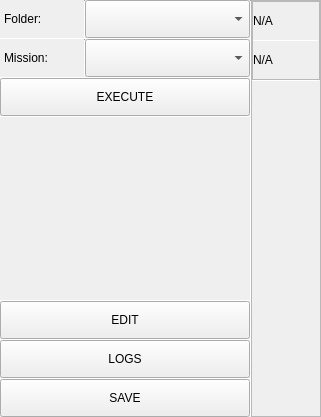
         <widget class="QWidget" name="msnSelectPage">
          <layout class="QVBoxLayout" name="verticalLayout_5">
           <property name="spacing">
            <number>0</number>
           </property>
           <property name="leftMargin">
            <number>0</number>
           </property>
           <property name="topMargin">
            <number>0</number>
           </property>
           <property name="rightMargin">
            <number>0</number>
           </property>
           <property name="bottomMargin">
            <number>0</number>
           </property>
           <item>
            <widget class="QFrame" name="centeringFrame">
             <property name="frameShape">
              <enum>QFrame::Shape::NoFrame</enum>
             </property>
             <property name="frameShadow">
              <enum>QFrame::Shadow::Raised</enum>
             </property>
             <layout class="QHBoxLayout" name="horizontalLayout_4">
              <property name="spacing">
               <number>0</number>
              </property>
              <property name="leftMargin">
               <number>0</number>
              </property>
              <property name="topMargin">
               <number>0</number>
              </property>
              <property name="rightMargin">
               <number>0</number>
              </property>
              <property name="bottomMargin">
               <number>0</number>
              </property>
              <item>
               <widget class="QFrame" name="mission_selector_frame">
                <property name="minimumSize">
                 <size>
                  <width>250</width>
                  <height>0</height>
                 </size>
                </property>
                <property name="maximumSize">
                 <size>
                  <width>250</width>
                  <height>16777215</height>
                 </size>
                </property>
                <property name="frameShape">
                 <enum>QFrame::Shape::NoFrame</enum>
                </property>
                <property name="frameShadow">
                 <enum>QFrame::Shadow::Raised</enum>
                </property>
                <layout class="QVBoxLayout" name="verticalLayout_12">
                 <property name="spacing">
                  <number>0</number>
                 </property>
                 <property name="leftMargin">
                  <number>0</number>
                 </property>
                 <property name="topMargin">
                  <number>0</number>
                 </property>
                 <property name="rightMargin">
                  <number>0</number>
                 </property>
                 <property name="bottomMargin">
                  <number>0</number>
                 </property>
                 <item>
                  <widget class="QFrame" name="folder_combobox_container">
                   <property name="minimumSize">
                    <size>
                     <width>0</width>
                     <height>38</height>
                    </size>
                   </property>
                   <property name="maximumSize">
                    <size>
                     <width>16777215</width>
                     <height>16777215</height>
                    </size>
                   </property>
                   <property name="frameShape">
                    <enum>QFrame::Shape::NoFrame</enum>
                   </property>
                   <property name="frameShadow">
                    <enum>QFrame::Shadow::Raised</enum>
                   </property>
                   <layout class="QHBoxLayout" name="horizontalLayout_6">
                    <property name="spacing">
                     <number>0</number>
                    </property>
                    <property name="leftMargin">
                     <number>4</number>
                    </property>
                    <property name="topMargin">
                     <number>0</number>
                    </property>
                    <property name="rightMargin">
                     <number>0</number>
                    </property>
                    <property name="bottomMargin">
                     <number>0</number>
                    </property>
                    <item>
                     <widget class="QLabel" name="label_2">
                      <property name="minimumSize">
                       <size>
                        <width>80</width>
                        <height>0</height>
                       </size>
                      </property>
                      <property name="maximumSize">
                       <size>
                        <width>80</width>
                        <height>16777215</height>
                       </size>
                      </property>
                      <property name="text">
                       <string>Folder:</string>
                      </property>
                     </widget>
                    </item>
                    <item>
                     <widget class="Line" name="line_7">
                      <property name="maximumSize">
                       <size>
                        <width>1</width>
                        <height>16777215</height>
                       </size>
                      </property>
                      <property name="orientation">
                       <enum>Qt::Orientation::Vertical</enum>
                      </property>
                     </widget>
                    </item>
                    <item>
                     <widget class="QComboBox" name="msn_folder_comboBox">
                      <property name="minimumSize">
                       <size>
                        <width>0</width>
                        <height>38</height>
                       </size>
                      </property>
                      <property name="maximumSize">
                       <size>
                        <width>16777215</width>
                        <height>38</height>
                       </size>
                      </property>
                      <property name="cursor">
                       <cursorShape>PointingHandCursor</cursorShape>
                      </property>
                     </widget>
                    </item>
                   </layout>
                  </widget>
                 </item>
                 <item>
                  <widget class="Line" name="line_5">
                   <property name="minimumSize">
                    <size>
                     <width>0</width>
                     <height>1</height>
                    </size>
                   </property>
                   <property name="maximumSize">
                    <size>
                     <width>16777215</width>
                     <height>1</height>
                    </size>
                   </property>
                   <property name="orientation">
                    <enum>Qt::Orientation::Horizontal</enum>
                   </property>
                  </widget>
                 </item>
                 <item>
                  <widget class="QFrame" name="msn_combobox_container">
                   <property name="minimumSize">
                    <size>
                     <width>0</width>
                     <height>38</height>
                    </size>
                   </property>
                   <property name="maximumSize">
                    <size>
                     <width>16777215</width>
                     <height>16777215</height>
                    </size>
                   </property>
                   <property name="frameShape">
                    <enum>QFrame::Shape::NoFrame</enum>
                   </property>
                   <property name="frameShadow">
                    <enum>QFrame::Shadow::Raised</enum>
                   </property>
                   <layout class="QHBoxLayout" name="horizontalLayout_5">
                    <property name="spacing">
                     <number>0</number>
                    </property>
                    <property name="leftMargin">
                     <number>4</number>
                    </property>
                    <property name="topMargin">
                     <number>0</number>
                    </property>
                    <property name="rightMargin">
                     <number>0</number>
                    </property>
                    <property name="bottomMargin">
                     <number>0</number>
                    </property>
                    <item>
                     <widget class="QLabel" name="label_3">
                      <property name="minimumSize">
                       <size>
                        <width>80</width>
                        <height>0</height>
                       </size>
                      </property>
                      <property name="maximumSize">
                       <size>
                        <width>80</width>
                        <height>16777215</height>
                       </size>
                      </property>
                      <property name="text">
                       <string>Mission:</string>
                      </property>
                     </widget>
                    </item>
                    <item>
                     <widget class="Line" name="line_6">
                      <property name="minimumSize">
                       <size>
                        <width>1</width>
                        <height>0</height>
                       </size>
                      </property>
                      <property name="maximumSize">
                       <size>
                        <width>1</width>
                        <height>16777215</height>
                       </size>
                      </property>
                      <property name="orientation">
                       <enum>Qt::Orientation::Vertical</enum>
                      </property>
                     </widget>
                    </item>
                    <item>
                     <widget class="QComboBox" name="msn_combobox">
                      <property name="minimumSize">
                       <size>
                        <width>0</width>
                        <height>38</height>
                       </size>
                      </property>
                      <property name="maximumSize">
                       <size>
                        <width>16777215</width>
                        <height>38</height>
                       </size>
                      </property>
                      <property name="cursor">
                       <cursorShape>PointingHandCursor</cursorShape>
                      </property>
                     </widget>
                    </item>
                   </layout>
                  </widget>
                 </item>
                 <item>
                  <widget class="Line" name="line_4">
                   <property name="minimumSize">
                    <size>
                     <width>0</width>
                     <height>1</height>
                    </size>
                   </property>
                   <property name="maximumSize">
                    <size>
                     <width>16777215</width>
                     <height>1</height>
                    </size>
                   </property>
                   <property name="orientation">
                    <enum>Qt::Orientation::Horizontal</enum>
                   </property>
                  </widget>
                 </item>
                 <item>
                  <widget class="QPushButton" name="execute_btn">
                   <property name="minimumSize">
                    <size>
                     <width>0</width>
                     <height>38</height>
                    </size>
                   </property>
                   <property name="maximumSize">
                    <size>
                     <width>16777215</width>
                     <height>38</height>
                    </size>
                   </property>
                   <property name="cursor">
                    <cursorShape>PointingHandCursor</cursorShape>
                   </property>
                   <property name="toolTip">
                    <string>Execute current selected mission</string>
                   </property>
                   <property name="text">
                    <string>EXECUTE</string>
                   </property>
                  </widget>
                 </item>
                 <item>
                  <widget class="Line" name="line_8">
                   <property name="minimumSize">
                    <size>
                     <width>0</width>
                     <height>1</height>
                    </size>
                   </property>
                   <property name="maximumSize">
                    <size>
                     <width>16777215</width>
                     <height>1</height>
                    </size>
                   </property>
                   <property name="orientation">
                    <enum>Qt::Orientation::Horizontal</enum>
                   </property>
                  </widget>
                 </item>
                 <item>
                  <spacer name="verticalSpacer_3">
                   <property name="orientation">
                    <enum>Qt::Orientation::Vertical</enum>
                   </property>
                   <property name="sizeHint" stdset="0">
                    <size>
                     <width>20</width>
                     <height>40</height>
                    </size>
                   </property>
                  </spacer>
                 </item>
                 <item>
                  <widget class="Line" name="line_14">
                   <property name="minimumSize">
                    <size>
                     <width>0</width>
                     <height>1</height>
                    </size>
                   </property>
                   <property name="maximumSize">
                    <size>
                     <width>16777215</width>
                     <height>1</height>
                    </size>
                   </property>
                   <property name="orientation">
                    <enum>Qt::Orientation::Horizontal</enum>
                   </property>
                  </widget>
                 </item>
                 <item>
                  <widget class="QPushButton" name="edit_btn">
                   <property name="minimumSize">
                    <size>
                     <width>0</width>
                     <height>38</height>
                    </size>
                   </property>
                   <property name="maximumSize">
                    <size>
                     <width>16777215</width>
                     <height>38</height>
                    </size>
                   </property>
                   <property name="cursor">
                    <cursorShape>PointingHandCursor</cursorShape>
                   </property>
                   <property name="toolTip">
                    <string>Open mission json file</string>
                   </property>
                   <property name="text">
                    <string>EDIT</string>
                   </property>
                  </widget>
                 </item>
                 <item>
                  <widget class="Line" name="line_12">
                   <property name="minimumSize">
                    <size>
                     <width>0</width>
                     <height>1</height>
                    </size>
                   </property>
                   <property name="maximumSize">
                    <size>
                     <width>16777215</width>
                     <height>1</height>
                    </size>
                   </property>
                   <property name="orientation">
                    <enum>Qt::Orientation::Horizontal</enum>
                   </property>
                  </widget>
                 </item>
                 <item>
                  <widget class="QPushButton" name="logs_btn">
                   <property name="minimumSize">
                    <size>
                     <width>0</width>
                     <height>38</height>
                    </size>
                   </property>
                   <property name="maximumSize">
                    <size>
                     <width>16777215</width>
                     <height>38</height>
                    </size>
                   </property>
                   <property name="cursor">
                    <cursorShape>PointingHandCursor</cursorShape>
                   </property>
                   <property name="toolTip">
                    <string>Open mission realted logs folder</string>
                   </property>
                   <property name="text">
                    <string>LOGS</string>
                   </property>
                  </widget>
                 </item>
                 <item>
                  <widget class="Line" name="line_9">
                   <property name="minimumSize">
                    <size>
                     <width>0</width>
                     <height>1</height>
                    </size>
                   </property>
                   <property name="maximumSize">
                    <size>
                     <width>16777215</width>
                     <height>1</height>
                    </size>
                   </property>
                   <property name="orientation">
                    <enum>Qt::Orientation::Horizontal</enum>
                   </property>
                  </widget>
                 </item>
                 <item>
                  <widget class="QPushButton" name="pushButton">
                   <property name="minimumSize">
                    <size>
                     <width>0</width>
                     <height>38</height>
                    </size>
                   </property>
                   <property name="maximumSize">
                    <size>
                     <width>16777215</width>
                     <height>38</height>
                    </size>
                   </property>
                   <property name="cursor">
                    <cursorShape>PointingHandCursor</cursorShape>
                   </property>
                   <property name="toolTip">
                    <string>Set current parameters as default for the mission</string>
                   </property>
                   <property name="text">
                    <string>SAVE</string>
                   </property>
                  </widget>
                 </item>
                </layout>
               </widget>
              </item>
              <item>
               <widget class="Line" name="line_2">
                <property name="minimumSize">
                 <size>
                  <width>1</width>
                  <height>0</height>
                 </size>
                </property>
                <property name="maximumSize">
                 <size>
                  <width>1</width>
                  <height>16777215</height>
                 </size>
                </property>
                <property name="orientation">
                 <enum>Qt::Orientation::Vertical</enum>
                </property>
               </widget>
              </item>
              <item>
               <widget class="QFrame" name="frame_4">
                <property name="frameShape">
                 <enum>QFrame::Shape::StyledPanel</enum>
                </property>
                <property name="frameShadow">
                 <enum>QFrame::Shadow::Raised</enum>
                </property>
                <layout class="QVBoxLayout" name="verticalLayout_14">
                 <property name="spacing">
                  <number>0</number>
                 </property>
                 <property name="leftMargin">
                  <number>0</number>
                 </property>
                 <property name="topMargin">
                  <number>0</number>
                 </property>
                 <property name="rightMargin">
                  <number>0</number>
                 </property>
                 <property name="bottomMargin">
                  <number>0</number>
                 </property>
                 <item>
                  <widget class="QFrame" name="frame">
                   <property name="frameShape">
                    <enum>QFrame::Shape::StyledPanel</enum>
                   </property>
                   <property name="frameShadow">
                    <enum>QFrame::Shadow::Raised</enum>
                   </property>
                   <layout class="QVBoxLayout" name="verticalLayout_15">
                    <property name="spacing">
                     <number>0</number>
                    </property>
                    <property name="leftMargin">
                     <number>0</number>
                    </property>
                    <property name="topMargin">
                     <number>0</number>
                    </property>
                    <property name="rightMargin">
                     <number>0</number>
                    </property>
                    <property name="bottomMargin">
                     <number>0</number>
                    </property>
                    <item>
                     <widget class="QLabel" name="msn_title_label">
                      <property name="minimumSize">
                       <size>
                        <width>0</width>
                        <height>38</height>
                       </size>
                      </property>
                      <property name="maximumSize">
                       <size>
                        <width>16777215</width>
                        <height>38</height>
                       </size>
                      </property>
                      <property name="text">
                       <string>N/A</string>
                      </property>
                     </widget>
                    </item>
                    <item>
                     <widget class="Line" name="line_10">
                      <property name="minimumSize">
                       <size>
                        <width>0</width>
                        <height>1</height>
                       </size>
                      </property>
                      <property name="maximumSize">
                       <size>
                        <width>16777215</width>
                        <height>1</height>
                       </size>
                      </property>
                      <property name="orientation">
                       <enum>Qt::Orientation::Horizontal</enum>
                      </property>
                     </widget>
                    </item>
                    <item>
                     <widget class="QLabel" name="msn_description_label">
                      <property name="minimumSize">
                       <size>
                        <width>0</width>
                        <height>38</height>
                       </size>
                      </property>
                      <property name="maximumSize">
                       <size>
                        <width>16777215</width>
                        <height>38</height>
                       </size>
                      </property>
                      <property name="text">
                       <string>N/A</string>
                      </property>
                     </widget>
                    </item>
                   </layout>
                  </widget>
                 </item>
                 <item>
                  <widget class="QScrollArea" name="scrollArea">
                   <property name="frameShape">
                    <enum>QFrame::Shape::NoFrame</enum>
                   </property>
                   <property name="widgetResizable">
                    <bool>true</bool>
                   </property>
                   <widget class="QWidget" name="scrollAreaWidgetContents">
                    <property name="geometry">
                     <rect>
                      <x>0</x>
                      <y>0</y>
                      <width>100</width>
                      <height>30</height>
                     </rect>
                    </property>
                    <layout class="QVBoxLayout" name="verticalLayout_18">
                     <property name="spacing">
                      <number>0</number>
                     </property>
                     <property name="leftMargin">
                      <number>0</number>
                     </property>
                     <property name="topMargin">
                      <number>0</number>
                     </property>
                     <property name="rightMargin">
                      <number>0</number>
                     </property>
                     <property name="bottomMargin">
                      <number>0</number>
                     </property>
                     <item>
                      <widget class="Line" name="line_13">
                       <property name="minimumSize">
                        <size>
                         <width>0</width>
                         <height>1</height>
                        </size>
                       </property>
                       <property name="maximumSize">
                        <size>
                         <width>16777215</width>
                         <height>1</height>
                        </size>
                       </property>
                       <property name="orientation">
                        <enum>Qt::Orientation::Horizontal</enum>
                       </property>
                      </widget>
                     </item>
                     <item>
                      <layout class="QVBoxLayout" name="mission_parameters_layout"/>
                     </item>
                     <item>
                      <spacer name="verticalSpacer_2">
                       <property name="orientation">
                        <enum>Qt::Orientation::Vertical</enum>
                       </property>
                       <property name="sizeHint" stdset="0">
                        <size>
                         <width>20</width>
                         <height>573</height>
                        </size>
                       </property>
                      </spacer>
                     </item>
                    </layout>
                   </widget>
                  </widget>
                 </item>
                 <item>
                  <widget class="QFrame" name="msn_parameter_frame">
                   <property name="frameShape">
                    <enum>QFrame::Shape::NoFrame</enum>
                   </property>
                   <property name="frameShadow">
                    <enum>QFrame::Shadow::Raised</enum>
                   </property>
                   <layout class="QVBoxLayout" name="verticalLayout_17">
                    <property name="spacing">
                     <number>0</number>
                    </property>
                    <property name="leftMargin">
                     <number>0</number>
                    </property>
                    <property name="topMargin">
                     <number>0</number>
                    </property>
                    <property name="rightMargin">
                     <number>0</number>
                    </property>
                    <property name="bottomMargin">
                     <number>0</number>
                    </property>
                   </layout>
                  </widget>
                 </item>
                </layout>
               </widget>
              </item>
             </layout>
            </widget>
           </item>
          </layout>
         </widget>
